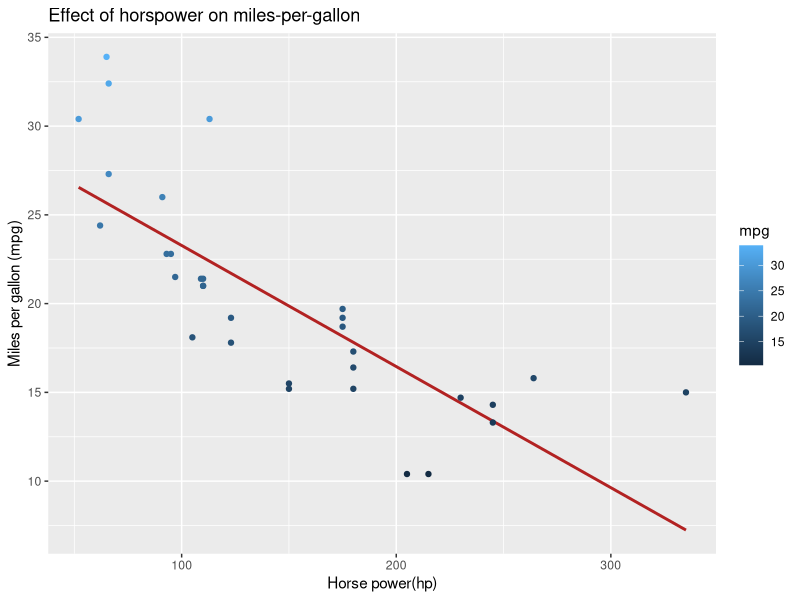
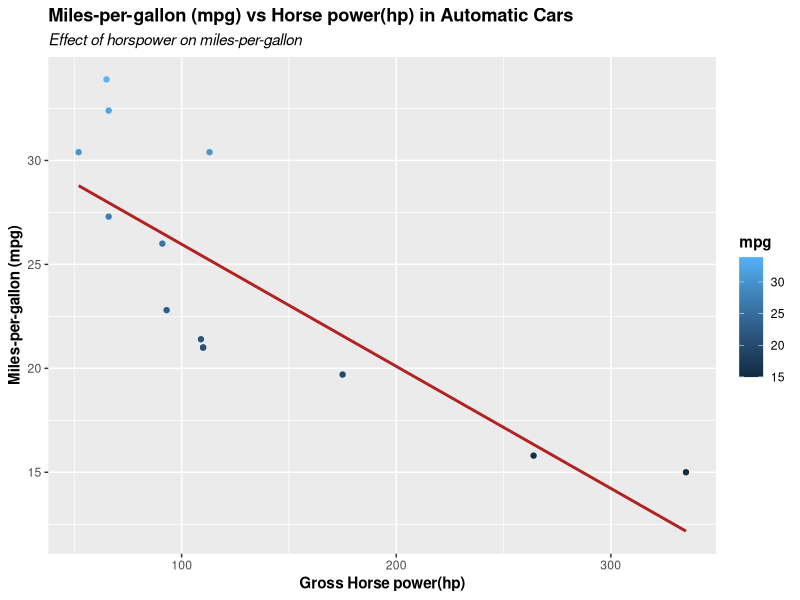
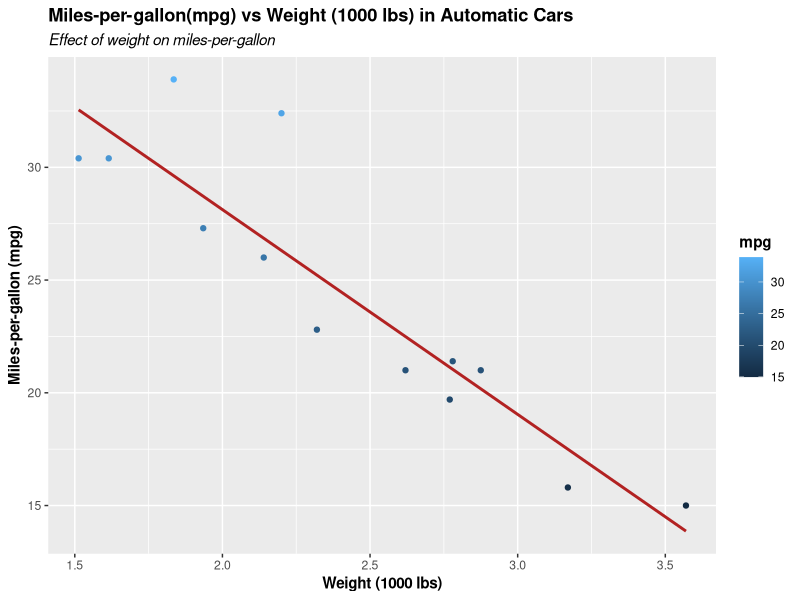
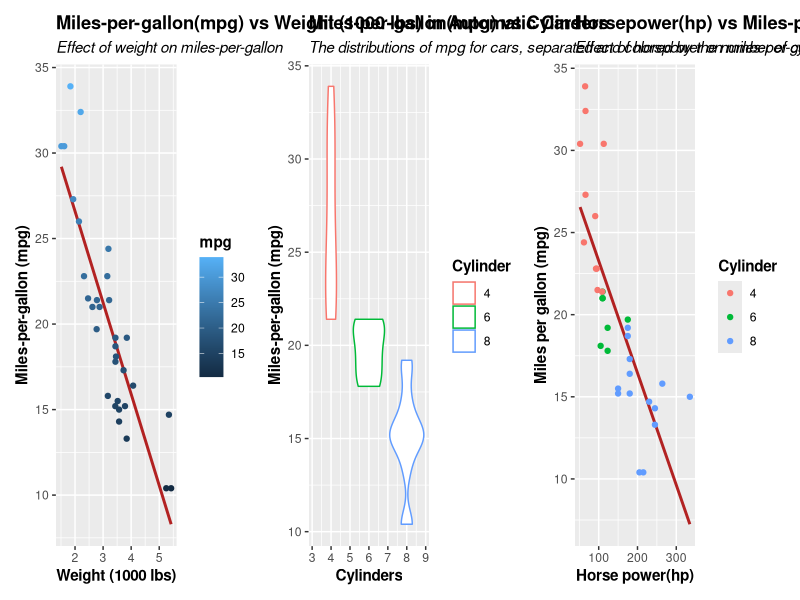

R code for these plots, in order:
library(tidyverse)
library(ggplot2)

#1) loads the mtcars data set
data("mtcars")
str(mtcars)

#2) subsets the mtcars dataframe to include only automatic transmissions
#3) saves this new subset as a new file called “automatic_mtcars.csv” in your Assignment_6 directory
auto_transmissions <- mtcars$am == "1"
auto_transmission_dataframe <- mtcars[auto_transmissions,]
write.csv(auto_transmission_dataframe,"./automatic_mtcars.csv")

#4) plots the effect of horsepower on miles-per-gallon using ggplot2 
#(update plot to have meaningful labels and title)
#NOTE: effects of Miles per gallon in ALL CARS
names(mtcars)
ggplot(mtcars, aes(x=hp, y=mpg))+
  ggtitle("Effect of horspower on miles-per-gallon")+
  labs(x="Horse power(hp)", y="Miles per gallon (mpg)")+
  geom_smooth(method="lm",se=F, color="firebrick")+
  geom_point(aes(color=mpg))

#5)saves this plot as a png image called “mpg_vs_hp_auto.png” in your Assignment_6 directory
#effects of Miles per gallon in automatics cars
png(filename="./mpg_vs_hp_auto.png")
ggplot(auto_transmission_dataframe, aes(x=hp, y=mpg))+
  ggtitle("Miles-per-gallon (mpg) vs Horse power(hp) in Automatic Cars")+
  labs(x="Gross Horse power(hp)", y="Miles-per-gallon (mpg)", subtitle = "Effect of horspower on miles-per-gallon")+
  geom_smooth(method="lm",se=F, color="firebrick")+
  geom_point(aes(color=mpg))+
  theme(title = element_text(face="bold"),
        plot.subtitle = element_text(face="italic")
        )
dev.off()

#6)plots the effect of weight on miles-per-gallon (with improved labels, again)
#7) saves this second plot as a tiff image called “mpg_vs_wt_auto.tiff” in your Assignment_5 directory
tiff(filename="./mpg_vs_wt_auto.tiff")
ggplot(auto_transmission_dataframe, aes(x=wt, y=mpg))+
  ggtitle("Miles-per-gallon(mpg) vs Weight (1000 lbs) in Automatic Cars")+
  labs(x="Weight (1000 lbs)", y="Miles-per-gallon (mpg)", subtitle = "Effect of weight on miles-per-gallon")+
  geom_smooth(method="lm",se=F, color="firebrick")+
  geom_point(aes(color=mpg))+
  theme(title = element_text(face="bold"),
        plot.subtitle = element_text(face="italic")
  )
dev.off()


#8) subsets the original mtcars dataframe to include only cars with displacements less than or equal to 200 cu.in.
#9) saves that new subset as a csv file called mtcars_max200_displ.csv
names(mtcars)
disp_max200 <- mtcars$disp == 200.0 | mtcars$disp < 200.0
disp_max200_dataframe <- mtcars[disp_max200,]
write.csv(disp_max200_dataframe,"./mtcars_max200_displ.csv")

#10) includes code to calculate the maximum horsepower for each of the three dataframes (original, automatic, max200)
#11) prints these calculations (from task 10) in a readable format to a new plaintext file called hp_maximums.txt

mtcars_max <- max(mtcars$hp)
mtcars_max_auto <- max(auto_transmission_dataframe$hp)
mtcars_max_max200 <- max(disp_max200_dataframe$hp)
print(c(mtcars_max, mtcars_max_auto, mtcars_max_max200))

text<- "#This code calculates the maximum for each of the three dataframes (original, automatic, max200) of the mtcars dataset.
#YOU MUST INCLUDE THE MTCARS DATASET FOR THIS CODE TO WORK.\n

#In this part, we made a dataframe the cars of automatic transmission
auto_transmissions <- mtcars$am == 1
auto_transmission_dataframe <- mtcars[auto_transmissions,]\n

#In this part, we made a dataframe of the cars of with displacements less than or equal to 200 cu.in.
disp_max200 <- mtcars$disp == 200.0 | mtcars$disp < 200.0
disp_max200_dataframe <- mtcars[disp_max200,]\n

#calculating the maximum horsepowers for the original dataframe
mtcars_max <- max(mtcars$hp)\n

#calculating the maximum horsepowers for the automatic transmission dataframe
mtcars_max_auto <- max(auto_transmission_dataframe$hp)\n

#calculating the maximum horsepowers for the automatic max200 dataframe
mtcars_max_max200 <- max(disp_max200_dataframe$hp)\n

#Printing the calculations
print(c(mtcars_max, mtcars_max_auto, mtcars_max_max200))"
writeLines(text,"./hp_maximums.txt")

#12) combines the following 3 plots into one image using the patchwork package (all 3 plots use the full un-subsetted mtcars data)
#   Scatterplot + trendline of the effect of weight on mpg (points and linear trendlines colored by the number of cylinders)
#   Violin chart of the distributions of mpg for cars, separated and colored by the number of cylinders
#   Scatterplot + trendline of the effect of horsepower on mpg (points and linear trendlines colored by the number of cylinders)
library(patchwork)

names(mtcars)

#   Scatterplot + trendline of the effect of weight on mpg (points and linear trendlines colored by the number of cylinders)
p1 <- ggplot(mtcars, aes(x=wt, y=mpg))+
  ggtitle("Miles-per-gallon(mpg) vs Weight (1000 lbs) in Automatic Cars")+
  labs(x="Weight (1000 lbs)", y="Miles-per-gallon (mpg)", subtitle = "Effect of weight on miles-per-gallon")+
  geom_smooth(method="lm",se=F, color="firebrick")+
  geom_point(aes(color=mpg))+
  theme(title = element_text(face="bold"),
        plot.subtitle = element_text(face="italic")
  )
#   Violin chart of the distributions of mpg for cars, separated and colored by the number of cylinders
p2 <-ggplot(mtcars, aes(x=cyl, y=mpg))+
  ggtitle("Miles-per-gallon(mpg) vs Cylinders")+
  labs(x="Cylinders", y="Miles-per-gallon (mpg)", subtitle = "The distributions of mpg for cars, separated and colored by the number of cylinders", color = "Cylinder") +
  geom_violin(aes(color=as.factor(cyl)))+
  theme(title = element_text(face="bold"),
        plot.subtitle = element_text(face="italic")
  )

#   Scatterplot + trendline of the effect of horsepower on mpg (points and linear trendlines colored by the number of cylinders)
p3 <-ggplot(mtcars, aes(x=hp, y=mpg))+
  ggtitle("Horsepower(hp) vs Miles-per-gallon(mpg)")+
  labs(x="Horse power(hp)", y="Miles per gallon (mpg)", 
       subtitle = "Effect of horspower on miles-per-gallon", 
       color="Cylinder")+
  geom_smooth(method="lm",se=F, color="firebrick")+
  geom_point(aes(color=as.factor(cyl)))+
  theme(title = element_text(face="bold"),
        plot.subtitle = element_text(face="italic")
  )

#13)saves that combined figure as a single png image file called combined_mtcars_plot.png in your Assignment_6 directory
png(filename="./combined_mtcars_plot.png", 1500, 500)
p1+p2+p3
dev.off()


